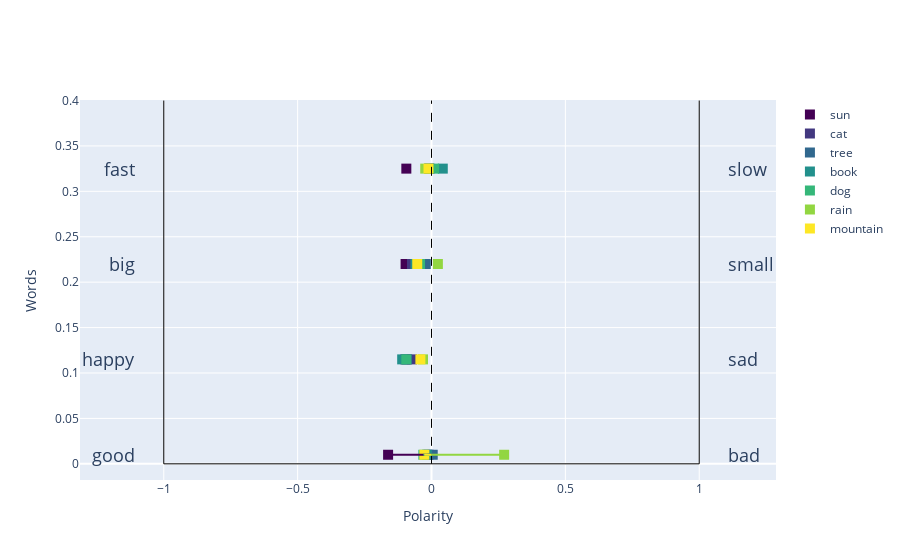
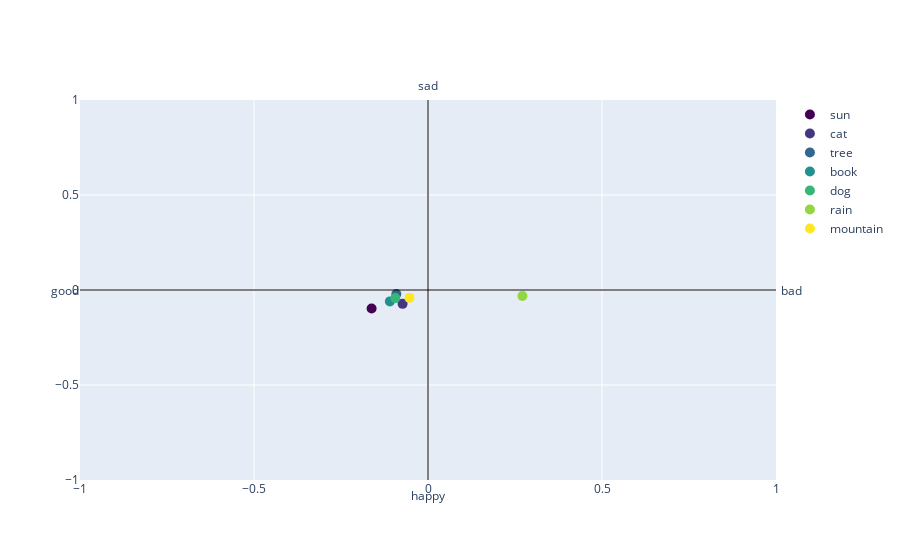
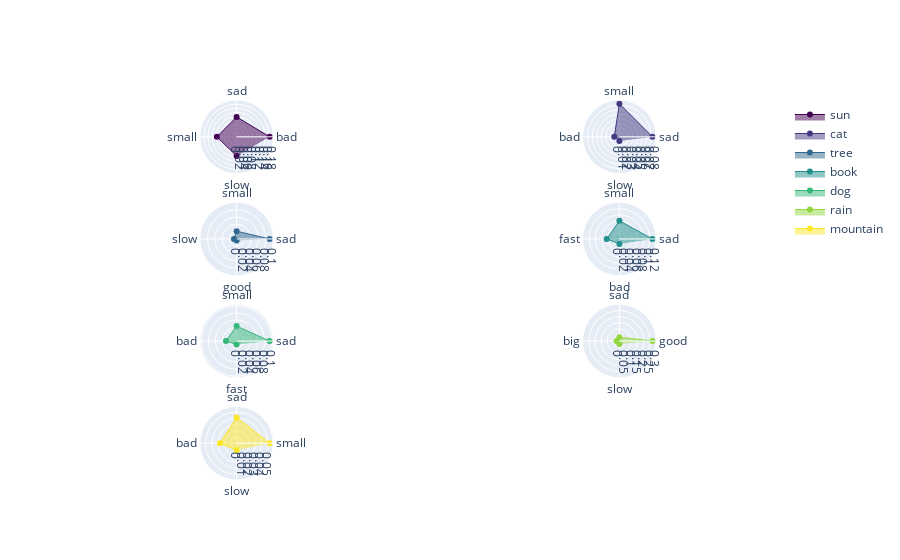

The cell these charts' notebook holds for them, in order:
### Code cell
plotter = PolarityPlotter() 
plotter.plot_word_polarity(words, polar_dimensions)
plotter.plot_word_polarity_2d(words, polar_dimensions)
plotter.plot_word_polarity_polar_fig(words, polar_dimensions)

### Figure 1 — Plotly figure (JSON) as saved in the notebook; plotly's stock layout.template omitted (floating-point values rounded to 4 significant figures)
{"data": [{"marker": {"color": "rgb(68, 1, 84)", "size": 10, "symbol": "square"}, "mode": "markers", "name": "sun", "showlegend": true, "type": "scatter", "x": [-0.1621], "y": [0.01]}, {"marker": {"color": "rgb(67, 56, 128)", "size": 10, "symbol": "square"}, "mode": "markers", "name": "cat", "showlegend": true, "type": "scatter", "x": [-0.01135], "y": [0.01]}, {"marker": {"color": "rgb(49, 104, 142)", "size": 10, "symbol": "square"}, "mode": "markers", "name": "tree", "showlegend": true, "type": "scatter", "x": [0.004576], "y": [0.01]}, {"marker": {"color": "rgb(34, 144, 140)", "size": 10, "symbol": "square"}, "mode": "markers", "name": "book", "showlegend": true, "type": "scatter", "x": [-0.01695], "y": [0.01]}, {"marker": {"color": "rgb(53, 183, 121)", "size": 10, "symbol": "square"}, "mode": "markers", "name": "dog", "showlegend": true, "type": "scatter", "x": [-0.03043], "y": [0.01]}, {"marker": {"color": "rgb(146, 214, 65)", "size": 10, "symbol": "square"}, "mode": "markers", "name": "rain", "showlegend": true, "type": "scatter", "x": [0.2714], "y": [0.01]}, {"marker": {"color": "rgb(253, 231, 37)", "size": 10, "symbol": "square"}, "mode": "markers", "name": "mountain", "showlegend": true, "type": "scatter", "x": [-0.02676], "y": [0.01]}, {"marker": {"color": "rgb(68, 1, 84)", "size": 10, "symbol": "square"}, "mode": "markers", "name": "sun", "showlegend": false, "type": "scatter", "x": [-0.09738], "y": [0.115]}, {"marker": {"color": "rgb(67, 56, 128)", "size": 10, "symbol": "square"}, "mode": "markers", "name": "cat", "showlegend": false, "type": "scatter", "x": [-0.073], "y": [0.115]}, {"marker": {"color": "rgb(49, 104, 142)", "size": 10, "symbol": "square"}, "mode": "markers", "name": "tree", "showlegend": false, "type": "scatter", "x": [-0.09101], "y": [0.115]}, {"marker": {"color": "rgb(34, 144, 140)", "size": 10, "symbol": "square"}, "mode": "markers", "name": "book", "showlegend": false, "type": "scatter", "x": [-0.1095], "y": [0.115]}, {"marker": {"color": "rgb(53, 183, 121)", "size": 10, "symbol": "square"}, "mode": "markers", "name": "dog", "showlegend": false, "type": "scatter", "x": [-0.09406], "y": [0.115]}, {"marker": {"color": "rgb(146, 214, 65)", "size": 10, "symbol": "square"}, "mode": "markers", "name": "rain", "showlegend": false, "type": "scatter", "x": [-0.03175], "y": [0.115]}, {"marker": {"color": "rgb(253, 231, 37)", "size": 10, "symbol": "square"}, "mode": "markers", "name": "mountain", "showlegend": false, "type": "scatter", "x": [-0.04149], "y": [0.115]}, {"marker": {"color": "rgb(68, 1, 84)", "size": 10, "symbol": "square"}, "mode": "markers", "name": "sun", "showlegend": false, "type": "scatter", "x": [-0.09681], "y": [0.22]}, {"marker": {"color": "rgb(67, 56, 128)", "size": 10, "symbol": "square"}, "mode": "markers", "name": "cat", "showlegend": false, "type": "scatter", "x": [-0.07295], "y": [0.22]}, {"marker": {"color": "rgb(49, 104, 142)", "size": 10, "symbol": "square"}, "mode": "markers", "name": "tree", "showlegend": false, "type": "scatter", "x": [-0.02127], "y": [0.22]}, {"marker": {"color": "rgb(34, 144, 140)", "size": 10, "symbol": "square"}, "mode": "markers", "name": "book", "showlegend": false, "type": "scatter", "x": [-0.06003], "y": [0.22]}, {"marker": {"color": "rgb(53, 183, 121)", "size": 10, "symbol": "square"}, "mode": "markers", "name": "dog", "showlegend": false, "type": "scatter", "x": [-0.04275], "y": [0.22]}, {"marker": {"color": "rgb(146, 214, 65)", "size": 10, "symbol": "square"}, "mode": "markers", "name": "rain", "showlegend": false, "type": "scatter", "x": [0.02384], "y": [0.22]}, {"marker": {"color": "rgb(253, 231, 37)", "size": 10, "symbol": "square"}, "mode": "markers", "name": "mountain", "showlegend": false, "type": "scatter", "x": [-0.05328], "y": [0.22]}, {"marker": {"color": "rgb(68, 1, 84)", "size": 10, "symbol": "square"}, "mode": "markers", "name": "sun", "showlegend": false, "type": "scatter", "x": [-0.09401], "y": [0.325]}, {"marker": {"color": "rgb(67, 56, 128)", "size": 10, "symbol": "square"}, "mode": "markers", "name": "cat", "showlegend": false, "type": "scatter", "x": [-0.009105], "y": [0.325]}, {"marker": {"color": "rgb(49, 104, 142)", "size": 10, "symbol": "square"}, "mode": "markers", "name": "tree", "showlegend": false, "type": "scatter", "x": [-0.007307], "y": [0.325]}, {"marker": {"color": "rgb(34, 144, 140)", "size": 10, "symbol": "square"}, "mode": "markers", "name": "book", "showlegend": false, "type": "scatter", "x": [0.04214], "y": [0.325]}, {"marker": {"color": "rgb(53, 183, 121)", "size": 10, "symbol": "square"}, "mode": "markers", "name": "dog", "showlegend": false, "type": "scatter", "x": [0.009737], "y": [0.325]}, {"marker": {"color": "rgb(146, 214, 65)", "size": 10, "symbol": "square"}, "mode": "markers", "name": "rain", "showlegend": false, "type": "scatter", "x": [-0.02342], "y": [0.325]}, {"marker": {"color": "rgb(253, 231, 37)", "size": 10, "symbol": "square"}, "mode": "markers", "name": "mountain", "showlegend": false, "type": "scatter", "x": [-0.01129], "y": [0.325]}, {"line": {"color": "rgb(68, 1, 84)", "width": 1}, "mode": "lines", "showlegend": false, "type": "scatter", "visible": "legendonly", "x": ["bad", "sad", "small", "slow"], "y": [0.43, 0.43, 0.43, 0.43]}, {"line": {"color": "rgb(67, 56, 128)", "width": 1}, "mode": "lines", "showlegend": false, "type": "scatter", "visible": "legendonly", "x": ["sad", "small", "bad", "slow"], "y": [0.43, 0.43, 0.43, 0.43]}, {"line": {"color": "rgb(49, 104, 142)", "width": 1}, "mode": "lines", "showlegend": false, "type": "scatter", "visible": "legendonly", "x": ["sad", "small", "slow", "bad"], "y": [0.43, 0.43, 0.43, 0.43]}, {"line": {"color": "rgb(34, 144, 140)", "width": 1}, "mode": "lines", "showlegend": false, "type": "scatter", "visible": "legendonly", "x": ["sad", "small", "slow", "bad"], "y": [0.43, 0.43, 0.43, 0.43]}, {"line": {"color": "rgb(53, 183, 121)", "width": 1}, "mode": "lines", "showlegend": false, "type": "scatter", "visible": "legendonly", "x": ["sad", "small", "bad", "slow"], "y": [0.43, 0.43, 0.43, 0.43]}, {"line": {"color": "rgb(146, 214, 65)", "width": 1}, "mode": "lines", "showlegend": false, "type": "scatter", "visible": "legendonly", "x": ["bad", "sad", "small", "slow"], "y": [0.43, 0.43, 0.43, 0.43]}, {"line": {"color": "rgb(253, 231, 37)", "width": 1}, "mode": "lines", "showlegend": false, "type": "scatter", "visible": "legendonly", "x": ["small", "sad", "bad", "slow"], "y": [0.43, 0.43, 0.43, 0.43]}], "layout": {"annotations": [{"font": {"size": 18}, "showarrow": false, "text": "good", "x": -1.1, "xanchor": "right", "y": 0.01}, {"font": {"size": 18}, "showarrow": false, "text": "bad", "x": 1.1, "xanchor": "left", "y": 0.01}, {"font": {"size": 18}, "showarrow": false, "text": "happy", "x": -1.1, "xanchor": "right", "y": 0.115}, {"font": {"size": 18}, "showarrow": false, "text": "sad", "x": 1.1, "xanchor": "left", "y": 0.115}, {"font": {"size": 18}, "showarrow": false, "text": "big", "x": -1.1, "xanchor": "right", "y": 0.22}, {"font": {"size": 18}, "showarrow": false, "text": "small", "x": 1.1, "xanchor": "left", "y": 0.22}, {"font": {"size": 18}, "showarrow": false, "text": "fast", "x": -1.1, "xanchor": "right", "y": 0.325}, {"font": {"size": 18}, "showarrow": false, "text": "slow", "x": 1.1, "xanchor": "left", "y": 0.325}], "shapes": [{"line": {"color": "black", "width": 1}, "type": "line", "x0": -1, "x1": 1, "y0": 0, "y1": 0}, {"line": {"color": "black", "width": 1}, "type": "line", "x0": -1, "x1": -1, "y0": 0, "y1": 0.4}, {"line": {"color": "black", "width": 1}, "type": "line", "x0": 1, "x1": 1, "y0": 0, "y1": 0.4}, {"line": {"color": "black", "dash": "dash", "width": 1}, "type": "line", "x0": 0, "x1": 0, "y0": 0, "y1": 0.4}, {"line": {"color": "rgb(68, 1, 84)", "width": 2}, "type": "line", "visible": true, "x0": -0.1621, "x1": 0, "y0": 0.01, "y1": 0.01}, {"line": {"color": "rgb(67, 56, 128)", "width": 2}, "type": "line", "visible": true, "x0": -0.01135, "x1": 0, "y0": 0.01, "y1": 0.01}, {"line": {"color": "rgb(49, 104, 142)", "width": 2}, "type": "line", "visible": true, "x0": 0.004576, "x1": 0, "y0": 0.01, "y1": 0.01}, {"line": {"color": "rgb(34, 144, 140)", "width": 2}, "type": "line", "visible": true, "x0": -0.01695, "x1": 0, "y0": 0.01, "y1": 0.01}, {"line": {"color": "rgb(53, 183, 121)", "width": 2}, "type": "line", "visible": true, "x0": -0.03043, "x1": 0, "y0": 0.01, "y1": 0.01}, {"line": {"color": "rgb(146, 214, 65)", "width": 2}, "type": "line", "visible": true, "x0": 0.2714, "x1": 0, "y0": 0.01, "y1": 0.01}, {"line": {"color": "rgb(253, 231, 37)", "width": 2}, "type": "line", "visible": true, "x0": -0.02676, "x1": 0, "y0": 0.01, "y1": 0.01}, {"line": {"color": "rgb(68, 1, 84)", "width": 2}, "type": "line", "visible": false, "x0": -0.09738, "x1": 0, "y0": 0.115, "y1": 0.115}, {"line": {"color": "rgb(67, 56, 128)", "width": 2}, "type": "line", "visible": false, "x0": -0.073, "x1": 0, "y0": 0.115, "y1": 0.115}, {"line": {"color": "rgb(49, 104, 142)", "width": 2}, "type": "line", "visible": false, "x0": -0.09101, "x1": 0, "y0": 0.115, "y1": 0.115}, {"line": {"color": "rgb(34, 144, 140)", "width": 2}, "type": "line", "visible": false, "x0": -0.1095, "x1": 0, "y0": 0.115, "y1": 0.115}, {"line": {"color": "rgb(53, 183, 121)", "width": 2}, "type": "line", "visible": false, "x0": -0.09406, "x1": 0, "y0": 0.115, "y1": 0.115}, {"line": {"color": "rgb(146, 214, 65)", "width": 2}, "type": "line", "visible": false, "x0": -0.03175, "x1": 0, "y0": 0.115, "y1": 0.115}, {"line": {"color": "rgb(253, 231, 37)", "width": 2}, "type": "line", "visible": false, "x0": -0.04149, "x1": 0, "y0": 0.115, "y1": 0.115}, {"line": {"color": "rgb(68, 1, 84)", "width": 2}, "type": "line", "visible": false, "x0": -0.09681, "x1": 0, "y0": 0.22, "y1": 0.22}, {"line": {"color": "rgb(67, 56, 128)", "width": 2}, "type": "line", "visible": false, "x0": -0.07295, "x1": 0, "y0": 0.22, "y1": 0.22}, {"line": {"color": "rgb(49, 104, 142)", "width": 2}, "type": "line", "visible": false, "x0": -0.02127, "x1": 0, "y0": 0.22, "y1": 0.22}, {"line": {"color": "rgb(34, 144, 140)", "width": 2}, "type": "line", "visible": false, "x0": -0.06003, "x1": 0, "y0": 0.22, "y1": 0.22}, {"line": {"color": "rgb(53, 183, 121)", "width": 2}, "type": "line", "visible": false, "x0": -0.04275, "x1": 0, "y0": 0.22, "y1": 0.22}, {"line": {"color": "rgb(146, 214, 65)", "width": 2}, "type": "line", "visible": false, "x0": 0.02384, "x1": 0, "y0": 0.22, "y1": 0.22}, {"line": {"color": "rgb(253, 231, 37)", "width": 2}, "type": "line", "visible": false, "x0": -0.05328, "x1": 0, "y0": 0.22, "y1": 0.22}, {"line": {"color": "rgb(68, 1, 84)", "width": 2}, "type": "line", "visible": false, "x0": -0.09401, "x1": 0, "y0": 0.325, "y1": 0.325}, {"line": {"color": "rgb(67, 56, 128)", "width": 2}, "type": "line", "visible": false, "x0": -0.009105, "x1": 0, "y0": 0.325, "y1": 0.325}, {"line": {"color": "rgb(49, 104, 142)", "width": 2}, "type": "line", "visible": false, "x0": -0.007307, "x1": 0, "y0": 0.325, "y1": 0.325}, {"line": {"color": "rgb(34, 144, 140)", "width": 2}, "type": "line", "visible": false, "x0": 0.04214, "x1": 0, "y0": 0.325, "y1": 0.325}, {"line": {"color": "rgb(53, 183, 121)", "width": 2}, "type": "line", "visible": false, "x0": 0.009737, "x1": 0, "y0": 0.325, "y1": 0.325}, {"line": {"color": "rgb(146, 214, 65)", "width": 2}, "type": "line", "visible": false, "x0": -0.02342, "x1": 0, "y0": 0.325, "y1": 0.325}, {"line": {"color": "rgb(253, 231, 37)", "width": 2}, "type": "line", "visible": false, "x0": -0.01129, "x1": 0, "y0": 0.325, "y1": 0.325}], "xaxis": {"autorange": true, "range": [-1, 1], "title": {"text": "Polarity"}}, "yaxis": {"autorange": true, "title": {"text": "Words"}}}}

### Figure 2 — Plotly figure (JSON) as saved in the notebook; plotly's stock layout.template omitted (floating-point values rounded to 4 significant figures)
{"data": [{"marker": {"color": "rgb(68, 1, 84)", "size": 10}, "mode": "markers", "name": "sun", "type": "scatter", "x": [-0.1621], "y": [-0.09738]}, {"marker": {"color": "rgb(67, 56, 128)", "size": 10}, "mode": "markers", "name": "cat", "type": "scatter", "x": [-0.073], "y": [-0.07295]}, {"marker": {"color": "rgb(49, 104, 142)", "size": 10}, "mode": "markers", "name": "tree", "type": "scatter", "x": [-0.09101], "y": [-0.02127]}, {"marker": {"color": "rgb(34, 144, 140)", "size": 10}, "mode": "markers", "name": "book", "type": "scatter", "x": [-0.1095], "y": [-0.06003]}, {"marker": {"color": "rgb(53, 183, 121)", "size": 10}, "mode": "markers", "name": "dog", "type": "scatter", "x": [-0.09406], "y": [-0.04275]}, {"marker": {"color": "rgb(146, 214, 65)", "size": 10}, "mode": "markers", "name": "rain", "type": "scatter", "x": [0.2714], "y": [-0.03175]}, {"marker": {"color": "rgb(253, 231, 37)", "size": 10}, "mode": "markers", "name": "mountain", "type": "scatter", "x": [-0.05328], "y": [-0.04149]}], "layout": {"annotations": [{"showarrow": false, "text": "good", "x": -1, "xshift": -15, "y": 0}, {"showarrow": false, "text": "bad", "x": 1, "xshift": 15, "y": 0}, {"showarrow": false, "text": "happy", "x": 0, "y": -1, "yshift": -15}, {"showarrow": false, "text": "sad", "x": 0, "y": 1, "yshift": 15}], "shapes": [{"line": {"color": "black", "width": 1}, "type": "line", "x0": -1, "x1": 1, "y0": 0, "y1": 0}, {"line": {"color": "black", "width": 1}, "type": "line", "x0": 0, "x1": 0, "y0": -1, "y1": 1}], "xaxis": {"range": [-1, 1]}, "yaxis": {"range": [-1, 1]}}}

### Figure 3 — Plotly figure (JSON) as saved in the notebook; plotly's stock layout.template omitted (floating-point values rounded to 4 significant figures)
{"data": [{"fill": "toself", "line": {"color": "rgb(68, 1, 84)", "width": 1}, "name": "sun", "r": [0.1621, 0.09738, 0.09681, 0.09401], "subplot": "polar", "theta": ["bad", "sad", "small", "slow"], "type": "scatterpolar"}, {"fill": "toself", "line": {"color": "rgb(67, 56, 128)", "width": 1}, "name": "cat", "r": [0.073, 0.07295, 0.01135, 0.009105], "subplot": "polar2", "theta": ["sad", "small", "bad", "slow"], "type": "scatterpolar"}, {"fill": "toself", "line": {"color": "rgb(49, 104, 142)", "width": 1}, "name": "tree", "r": [0.09101, 0.02127, 0.007307, 0.004576], "subplot": "polar3", "theta": ["sad", "small", "slow", "good"], "type": "scatterpolar"}, {"fill": "toself", "line": {"color": "rgb(34, 144, 140)", "width": 1}, "name": "book", "r": [0.1095, 0.06003, 0.04214, 0.01695], "subplot": "polar4", "theta": ["sad", "small", "fast", "bad"], "type": "scatterpolar"}, {"fill": "toself", "line": {"color": "rgb(53, 183, 121)", "width": 1}, "name": "dog", "r": [0.09406, 0.04275, 0.03043, 0.009737], "subplot": "polar5", "theta": ["sad", "small", "bad", "fast"], "type": "scatterpolar"}, {"fill": "toself", "line": {"color": "rgb(146, 214, 65)", "width": 1}, "name": "rain", "r": [0.2714, 0.03175, 0.02384, 0.02342], "subplot": "polar6", "theta": ["good", "sad", "big", "slow"], "type": "scatterpolar"}, {"fill": "toself", "line": {"color": "rgb(253, 231, 37)", "width": 1}, "name": "mountain", "r": [0.05328, 0.04149, 0.02676, 0.01129], "subplot": "polar7", "theta": ["small", "sad", "bad", "slow"], "type": "scatterpolar"}], "layout": {"polar": {"domain": {"x": [0, 0.45], "y": [0.8063, 1]}}, "polar2": {"domain": {"x": [0.55, 1], "y": [0.8063, 1]}}, "polar3": {"domain": {"x": [0, 0.45], "y": [0.5375, 0.7312]}}, "polar4": {"domain": {"x": [0.55, 1], "y": [0.5375, 0.7312]}}, "polar5": {"domain": {"x": [0, 0.45], "y": [0.2687, 0.4625]}}, "polar6": {"domain": {"x": [0.55, 1], "y": [0.2687, 0.4625]}}, "polar7": {"domain": {"x": [0, 0.45], "y": [0, 0.1938]}}, "polar8": {"domain": {"x": [0.55, 1], "y": [0, 0.1938]}}}}
